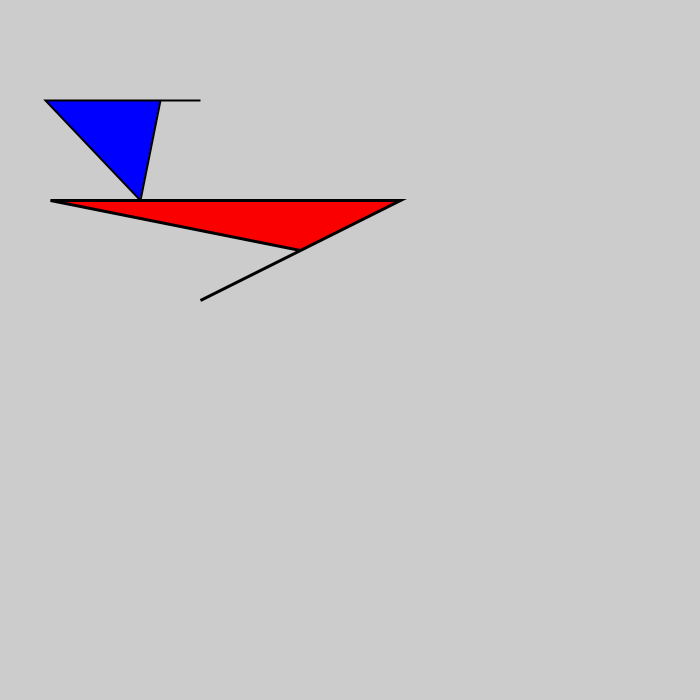
Frame 1 (no input)
Frame 60 (the mouse pressed at the canvas centre just before this capture): identical to frame 1, image omitted
Frame 120 (the mouse held since frame 60 and released just before this capture): identical to frame 1, image omitted

The Processing sketch that drew this single still picture (run headless with seeded random() and noise(); from frame 60 on, the mouse is pressed at the canvas centre):

// Processing sketch: RochelleGolden
// ── RochelleGolden.pde
/**
  Assignment: MakeChap3
  Student: Rochelle Golden
  Pasadena City College, Fall 2024
  Course Name: DMA60 Creative Coding
  Prof. George McKinney
  Project Description: This is my vertex drawing
  Last Modified: September 11, 2024
  */

void setup() {
    size(700,700);

strokeWeight(2);
fill(0,0,255);
beginShape();// Define the first vertex
vertex(200, 100); // Define the second vertex
vertex(160, 100); // Define the third vertex
vertex(140, 200);
vertex(45, 100);
endShape(CLOSE); 


strokeWeight(3);
fill(250,0,0);
beginShape();// Define the first vertex
vertex(400, 200); // Define the second vertex
vertex(200, 300); // Define the third vertex
vertex(300, 250);
vertex(50, 200);
endShape(CLOSE); 
}



void draw() {
  
}
